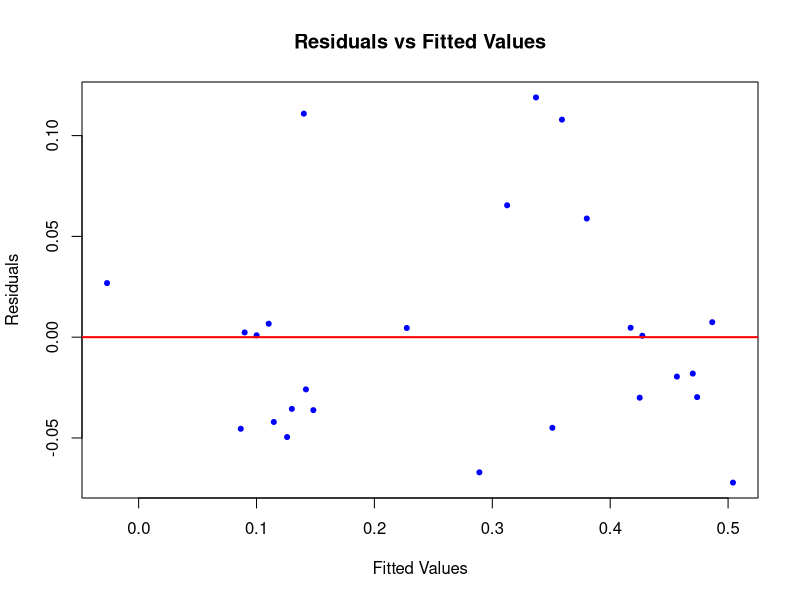

Write the R code that produced this figure.
# ============================================================
# HW07 — Problem 7.18 (Polynomial Model & Quadratic Testing)
# Name: RAJ SHAH
# Date: 10/25/2025
# ============================================================

# Set working directory
setwd("C:/Users/RAJ RUTGERS/Desktop/Regression Methods/HW07")

# Load required libraries
library(car)

# Load dataset
p7 <- read.csv("p7_18.csv", stringsAsFactors = FALSE)

# Start writing all outputs to text file
sink("HW07_output.txt")

cat("============================================================\n")
cat("HW07 — Problem 7.18\n")
cat("Name: RAJ SHAH\n")
cat("============================================================\n\n")

# ============================================================
# (1) Fit Full Polynomial Model
# ============================================================
cat("(1) Fitting Linear + Quadratic Regression Model\n")
cat("------------------------------------------------------------\n\n")

full_model <- lm(y ~ x1 + I(x1^2) +
                   x2 + I(x2^2) +
                   x3 + I(x3^2), data = p7)

cat("Full Model Summary:\n\n")
print(summary(full_model))

cat("\nInterpretation:\n")
cat("• The model includes both linear and quadratic terms for x1, x2, and x3.\n")
cat("• Coefficient significance indicates which predictors meaningfully affect y.\n")

# ============================================================
# (2) Global (Overall) F-test
# ============================================================
cat("\n============================================================\n")
cat("(2) Global F-test: Are ALL coefficients equal to 0?\n")
cat("============================================================\n\n")

cat("Result Extracted From Summary(full_model):\n")
cat("• Null Hypothesis H0: All slope coefficients = 0\n")
cat("• Alternative Ha: At least 1 slope coefficient ≠ 0\n\n")

# Pull p-value from summary
global_pvalue <- summary(full_model)$fstatistic
pf(global_pvalue[1], global_pvalue[2], global_pvalue[3],
   lower.tail = FALSE) -> p_val

cat(paste("Global Model p-value:", round(p_val, 6), "\n"))

cat("\nInterpretation:\n")
cat("• If p-value < 0.05 → Model is statistically significant.\n")
cat("• Indicates predictors help explain variation in y.\n")

# ============================================================
# (3) Residuals vs Fitted Plot
# ============================================================
cat("\n============================================================\n")
cat("(3) Residuals vs Fitted Values Plot\n")
cat("============================================================\n\n")

# Save plot
png("HW07_Residuals_vs_Fitted.png", width=1200, height=900)
plot(full_model$fitted.values, full_model$residuals,
     pch = 20, col = "blue",
     main = "Residuals vs Fitted Values",
     xlab = "Fitted Values", ylab = "Residuals")
abline(h = 0, col = "red", lwd = 2)
dev.off()

cat("Residual plot saved as HW07_Residuals_vs_Fitted.png\n\n")

cat("Interpretation:\n")
cat("• Random scatter around zero → linearity assumption holds.\n")
cat("• No funneling pattern → constant variance assumption reasonable.\n")
cat("• No noticeable curvature → quadratic terms appear appropriate.\n")

# ============================================================
# (4) Reduced vs Full Model: Are Quadratic Terms Needed?
# ============================================================
cat("\n============================================================\n")
cat("(4) F-test: Are x1^2, x2^2, x3^2 = 0?\n")
cat("============================================================\n\n")

# Reduced model: NO quadratic terms
reduced_model <- lm(y ~ x1 + x2 + x3, data = p7)

# Compare models
anova_comparison <- anova(reduced_model, full_model)
print(anova_comparison)

cat("\nInterpretation:\n")
cat("• Null Hypothesis H0: β(x1²), β(x2²), β(x3²) = 0\n")
cat("• If ANOVA p-value < 0.05 → Quadratic terms significantly improve the model.\n")
cat("• Suggesting curvature effects are important.\n")

# ============================================================
# END OF HW07 OUTPUT
# ============================================================
sink()

cat("\nAll HW07 results and plots have been successfully saved to:\n")
cat("C:/Users/RAJ RUTGERS/Desktop/Regression Methods/HW07\n")
